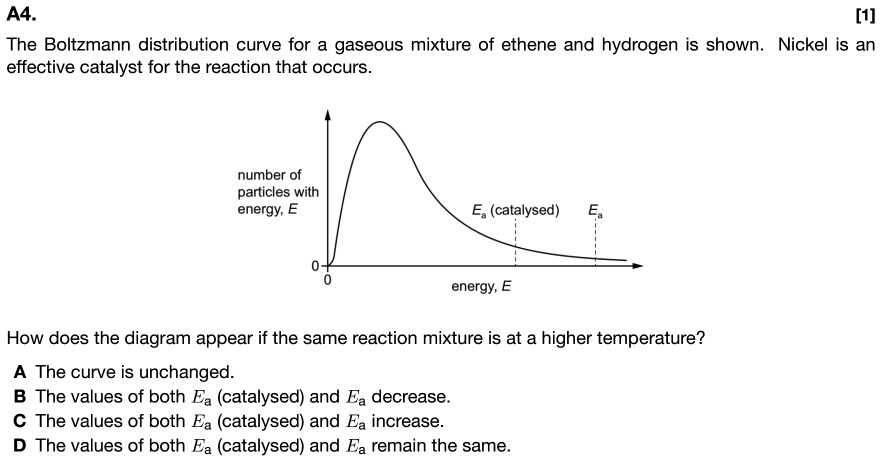
#> input picture quiz-app/site/assets/as-kin-boltz-mcq-04.png, 1762 x 923 px (shown at 1/2 size); its folder holds only this picture in this run
$ python optimize_assets.py
#> lines starting #> are read from the running program, lines starting #| are printed output that depends on the picture
#!/usr/bin/env python3
"""压缩 quiz-app/site 里的题目截图，让 GitHub Pages 部署能顺利上传。

背景：
  题图是 240 dpi 截图（宽 ~1700 px，单张最大几百 KB），整站 assets 会涨到 350 MB 以上，
  Pages 的部署步骤会超时（Deploy to GitHub Pages: Timeout reached, aborting）。
  这些图只用于网页显示（卡片宽度 ~700-900 px），降到 1000 px 宽 + 调色板压缩肉眼几乎无差别。

用法：
    python3 quiz-app/optimize_assets.py            # 原地压缩（可反复执行，幂等）
    python3 quiz-app/optimize_assets.py --dry-run  # 只报告当前体积

规则：
  * 宽度 > 1000 px 才缩放；
  * 几乎纯灰的图转 8-bit 灰度（文字扫描件），彩色图量化到 48 色（保留火焰/指示剂等颜色）；
  * 压缩后反而更大的文件保持原样。
"""
from __future__ import annotations

import argparse
import io
import os
from concurrent.futures import ProcessPoolExecutor
from pathlib import Path

import numpy as np
from PIL import Image

SITE = Path(__file__).resolve().parent / "site"
MAX_W = 1000
COLORS = 48
GRAY_TOL = 10          # 最大通道差 <= 10 视为灰度图
MIN_BYTES = 30 * 1024  # 小于 30 KB 的图基本已优化，跳过


def optimize(path_str: str) -> tuple[int, int]:
    path = Path(path_str)
    before = path.stat().st_size
    if before < MIN_BYTES:
        return before, before
    try:
        with Image.open(path) as im:
            im = im.convert("RGB")
            arr = np.asarray(im)
            spread = int(arr.max(axis=2).astype(np.int16).max() -
                         arr.min(axis=2).astype(np.int16).min())
#> spread = 255
            is_gray = spread <= GRAY_TOL
#> is_gray = False
            if im.width > MAX_W:
                im = im.resize((MAX_W, round(im.height * MAX_W / im.width)), Image.LANCZOS)
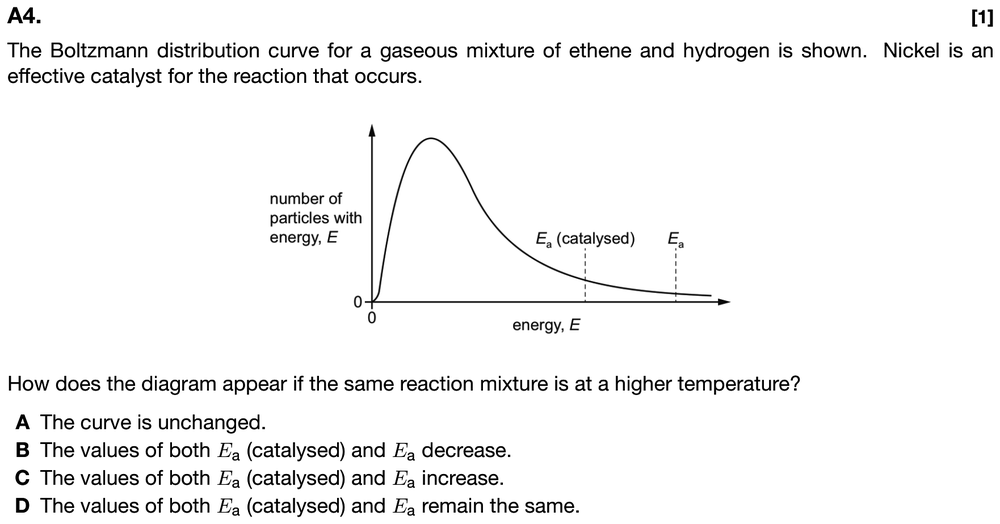
#> im: PIL image 1000x524 RGB; min 0, max 255, mean 244.7
            out = (im.convert("L") if is_gray else
                   im.quantize(colors=COLORS, method=Image.MEDIANCUT, dither=Image.NONE))
            buf = io.BytesIO()
            out.save(buf, "PNG", optimize=True)
        data = buf.getvalue()
        if len(data) >= before:
            return before, before
        path.write_bytes(data)
        return before, len(data)
    except Exception as exc:  # 坏图不阻塞整批
        print(f"  ! {path.name}: {exc}")
        return before, before


def main() -> int:
    ap = argparse.ArgumentParser()
    ap.add_argument("--dry-run", action="store_true")
    args = ap.parse_args()

    files: list[str] = sorted(str(p) for p in (SITE / "assets").rglob("*.png"))
    sol = SITE / "solution-images"
    if sol.is_dir():
        files += sorted(str(p) for p in sol.rglob("*.png"))
    print(f"待处理 PNG：{len(files)}")

    if args.dry_run:
        print(f"当前体积：{sum(os.path.getsize(f) for f in files) / 1e6:.1f} MB")
        return 0

    before = after = 0
    with ProcessPoolExecutor(max_workers=min(8, os.cpu_count() or 4)) as pool:
        for i, (b, a) in enumerate(pool.map(optimize, files, chunksize=32), 1):
            before += b
            after += a
            if i % 500 == 0:
                print(f"  {i}/{len(files)}  {before / 1e6:.1f} MB -> {after / 1e6:.1f} MB")
    print(f"完成：{before / 1e6:.1f} MB -> {after / 1e6:.1f} MB "
          f"（省 {100 * (1 - after / max(before, 1)):.0f}%）")
    return 0


if __name__ == "__main__":
    raise SystemExit(main())
#> (the program exits here)
